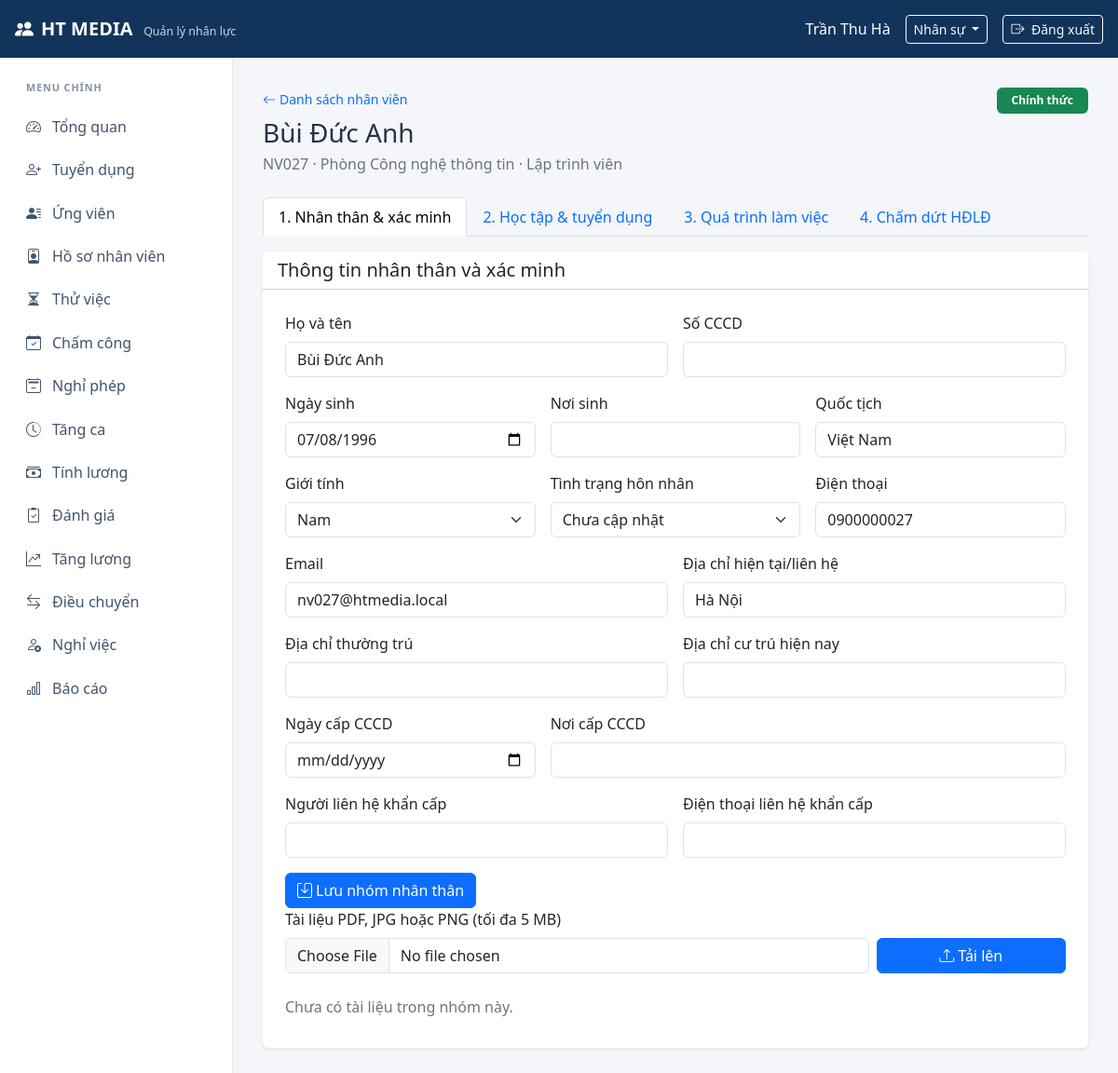
Screenshot of /index.php?route=employee-profile&id=NV027 (signed in) with the database file from the repository.
### tables this page shows
CREATE TABLE IF NOT EXISTS NHANVIEN (
    MaNV VARCHAR(10) PRIMARY KEY,
    HoTen VARCHAR(150) NOT NULL,
    NgaySinh DATE NULL,
    GioiTinh VARCHAR(20) NULL,
    SoDienThoai VARCHAR(20) NULL,
    Email VARCHAR(150) NULL,
    DiaChi VARCHAR(255) NULL,
    NgayVaoLam DATE NOT NULL,
    TrangThai VARCHAR(30) NOT NULL DEFAULT 'Chính thức',
    MaPB VARCHAR(10) NOT NULL,
    MaCV VARCHAR(10) NOT NULL,
    INDEX idx_nhanvien_hoten (HoTen),
    INDEX idx_nhanvien_trangthai (TrangThai),
    CONSTRAINT chk_nhanvien_gioitinh CHECK (GioiTinh IS NULL OR GioiTinh IN ('Nam', 'Nữ', 'Khác')),
    CONSTRAINT fk_nhanvien_phongban FOREIGN KEY (MaPB) REFERENCES PHONGBAN (MaPB),
    CONSTRAINT fk_nhanvien_chucvu FOREIGN KEY (MaCV) REFERENCES CHUCVU (MaCV)
);

CREATE TABLE IF NOT EXISTS PHONGBAN (
    MaPB VARCHAR(10) PRIMARY KEY,
    TenPB VARCHAR(100) NOT NULL,
    MaTruongBP VARCHAR(10) NULL
);

CREATE TABLE IF NOT EXISTS CHUCVU (
    MaCV VARCHAR(10) PRIMARY KEY,
    TenCV VARCHAR(100) NOT NULL
);

### app/views/employees/profile.php (the view, shortened to what the rows shown need)
<?php
$renderDocuments = static function (string $group) use ($profile, $canManage): string {
    $documents = $profile['TaiLieuTheoNhom'][$group] ?? [];
    ob_start();
    if ($canManage): ?>
        <form method="post" action="<?= e(url('employee-document-upload')) ?>" enctype="multipart/form-data" class="row g-2 align-items-end mb-3">
            <input type="hidden" name="_csrf" value="<?= e(\App\Core\Csrf::token()) ?>">
            <input type="hidden" name="employee_id" value="<?= e($profile['MaNV']) ?>">
            <input type="hidden" name="document_group" value="<?= e($group) ?>">
            <div class="col-md-9"><label class="form-label">Tài liệu PDF, JPG hoặc PNG (tối đa 5 MB)</label><input type="file" class="form-control" name="document" accept=".pdf,.jpg,.jpeg,.png,application/pdf,image/jpeg,image/png" required></div>
            <div class="col-md-3"><button class="btn btn-primary w-100" type="submit"><i class="bi bi-upload me-1"></i>Tải lên</button></div>
        </form>
    <?php endif; ?>
    <div class="list-group list-group-flush">
        <?php foreach ($documents as $document): ?>
            <a class="list-group-item list-group-item-action d-flex justify-content-between gap-3"
               href="<?= e(url('employee-document')) ?>&id=<?= e($profile['MaNV']) ?>&file=<?= rawurlencode((string) $document['stored']) ?>">
                <span><i class="bi bi-paperclip me-2"></i><?= e($document['original']) ?></span>
                <span class="small text-secondary"><?= e(number_format(((int) ($document['size'] ?? 0)) / 1024, 0, ',', '.')) ?> KB</span>
            </a>
        <?php endforeach; ?>
        <?php if ($documents === []): ?><div class="text-secondary py-2">Chưa có tài liệu trong nhóm này.</div><?php endif; ?>
    </div>
    <?php return (string) ob_get_clean();
};
?>
<div class="d-flex flex-wrap justify-content-between align-items-start gap-2 mb-4">
    <div>
        <a href="<?= e(url('employees')) ?>" class="small text-decoration-none"><i class="bi bi-arrow-left me-1"></i>Danh sách nhân viên</a>
        <h1 class="h3 mt-2 mb-1"><?= e($profile['HoTen']) ?></h1>
        <p class="text-secondary mb-0"><?= e($profile['MaNV']) ?> · <?= e($profile['TenPB']) ?> · <?= e($profile['TenCV']) ?></p>
    </div>
    <span class="badge text-bg-<?= $profile['TrangThai'] === 'Chính thức' ? 'success' : ($profile['TrangThai'] === 'Thử việc' ? 'warning' : 'secondary') ?> px-3 py-2"><?= e($profile['TrangThai']) ?></span>
</div>
<ul class="nav nav-tabs mb-3" id="employee-profile-tabs" role="tablist">
    <li class="nav-item"><button class="nav-link active" id="identity-tab" data-bs-toggle="tab" data-bs-target="#identity" type="button" role="tab">1. Nhân thân &amp; xác minh</button></li>
    <li class="nav-item"><button class="nav-link" id="education-tab" data-bs-toggle="tab" data-bs-target="#education" type="button" role="tab">2. Học tập &amp; tuyển dụng</button></li>
    <li class="nav-item"><button class="nav-link" id="work-tab" data-bs-toggle="tab" data-bs-target="#work" type="button" role="tab">3. Quá trình làm việc</button></li>
    <li class="nav-item"><button class="nav-link" id="termination-tab" data-bs-toggle="tab" data-bs-target="#termination" type="button" role="tab">4. Chấm dứt HĐLĐ</button></li>
</ul>
<div class="tab-content">
    <section class="tab-pane fade show active" id="identity" role="tabpanel" aria-labelledby="identity-tab">
        <div class="card border-0 shadow-sm">
            <div class="card-header bg-white"><h2 class="h5 mb-0">Thông tin nhân thân và xác minh</h2></div>
            <div class="card-body p-4">
                <?php if ($canManage): ?>
                    <form method="post" action="<?= e(url('employee-profile-update')) ?>" class="row g-3">
                        <div class="col-md-6"><label class="form-label">Họ và tên</label><input class="form-control" name="name" maxlength="150" value="<?= e($profile['HoTen']) ?>" required></div>
                        <div class="col-md-6"><label class="form-label">Số CCCD</label><input class="form-control" name="identity" pattern="[0-9]{9}([0-9]{3})?" maxlength="12" value="<?= e($profile['SoCCCD'] ?? '') ?>" required></div>
                        <div class="col-md-4"><label class="form-label">Ngày sinh</label><input class="form-control" name="birth_date" type="date" value="<?= e($profile['NgaySinh'] ?? '') ?>"></div>
                        <div class="col-md-4"><label class="form-label">Nơi sinh</label><input class="form-control" name="birth_place" maxlength="150" value="<?= e($profile['NoiSinh'] ?? '') ?>"></div>
                        <div class="col-md-4"><label class="form-label">Quốc tịch</label><input class="form-control" name="nationality" maxlength="80" value="<?= e($profile['QuocTich'] ?? 'Việt Nam') ?>"></div>
                        <div class="col-md-4"><label class="form-label">Giới tính</label><select class="form-select" name="gender" required><?php foreach (['Nam', 'Nữ', 'Khác'] as $gender): ?><option value="<?= e($gender) ?>" <?= $profile['GioiTinh'] === $gender ? 'selected' : '' ?>><?= e($gender) ?></option><?php endforeach; ?></select></div>
                        <div class="col-md-4"><label class="form-label">Tình trạng hôn nhân</label><select class="form-select" name="marital_status"><option value="">Chưa cập nhật</option></select></div>
                        <div class="col-md-4"><label class="form-label">Điện thoại</label><input class="form-control" name="phone" maxlength="20" value="<?= e($profile['SoDienThoai']) ?>"></div>
                        <div class="col-md-6"><label class="form-label">Email</label><input class="form-control" name="email" type="email" maxlength="150" value="<?= e($profile['Email']) ?>"></div>
                        <div class="col-md-6"><label class="form-label">Địa chỉ hiện tại/liên hệ</label><input class="form-control" name="address" maxlength="255" value="<?= e($profile['DiaChi']) ?>"></div>
                        <div class="col-md-6"><label class="form-label">Địa chỉ thường trú</label><input class="form-control" name="permanent_address" maxlength="255" value="<?= e($profile['DiaChiThuongTru'] ?? '') ?>"></div>
                        <div class="col-md-6"><label class="form-label">Địa chỉ cư trú hiện nay</label><input class="form-control" name="current_address" maxlength="255" value="<?= e($profile['DiaChiHienTai'] ?? '') ?>"></div>
                        <div class="col-md-4"><label class="form-label">Ngày cấp CCCD</label><input class="form-control" name="identity_issue_date" type="date" value="<?= e($profile['NgayCapCCCD'] ?? '') ?>"></div>
                        <div class="col-md-8"><label class="form-label">Nơi cấp CCCD</label><input class="form-control" name="identity_issue_place" maxlength="150" value="<?= e($profile['NoiCapCCCD'] ?? '') ?>"></div>
                        <div class="col-md-6"><label class="form-label">Người liên hệ khẩn cấp</label><input class="form-control" name="emergency_name" maxlength="150" value="<?= e($profile['NguoiLienHeKhanCap'] ?? '') ?>"></div>
                        <div class="col-md-6"><label class="form-label">Điện thoại liên hệ khẩn cấp</label><input class="form-control" name="emergency_phone" maxlength="20" value="<?= e($profile['SDTLienHeKhanCap'] ?? '') ?>"></div>
                        <div class="col-12"><button class="btn btn-primary" type="submit"><i class="bi bi-save me-1"></i>Lưu nhóm nhân thân</button></div>
                    </form>
                <?php endif; ?>
                <?= $renderDocuments('identity') ?>
            </div>
        </div>
    </section>
</div>

### rows the page displays
nhanvien: HoTen "Bùi Đức Anh", MaNV "NV027", MaPB.TenPB "Phòng Công nghệ thông tin", MaCV.TenCV "Lập trình viên", TrangThai "Chính thức", name "Bùi Đức Anh", birth_date "07/08/1996", phone "0900000027", email "nv027@htmedia.local", address "Hà Nội"

### other values shown
$loggedInUser['HoTen'] "Trần Thu Hà"
$roleNames[Auth::activeRole() ?? ''] "Nhân sự"
$label "Tổng quan"
$label "Tuyển dụng"
$label "Ứng viên"
$label "Hồ sơ nhân viên"
$label "Thử việc"
$label "Chấm công"
$label "Nghỉ phép"
$label "Tăng ca"
$label "Tính lương"
$label "Đánh giá"
$label "Tăng lương"
$label "Điều chuyển"
$label "Nghỉ việc"
